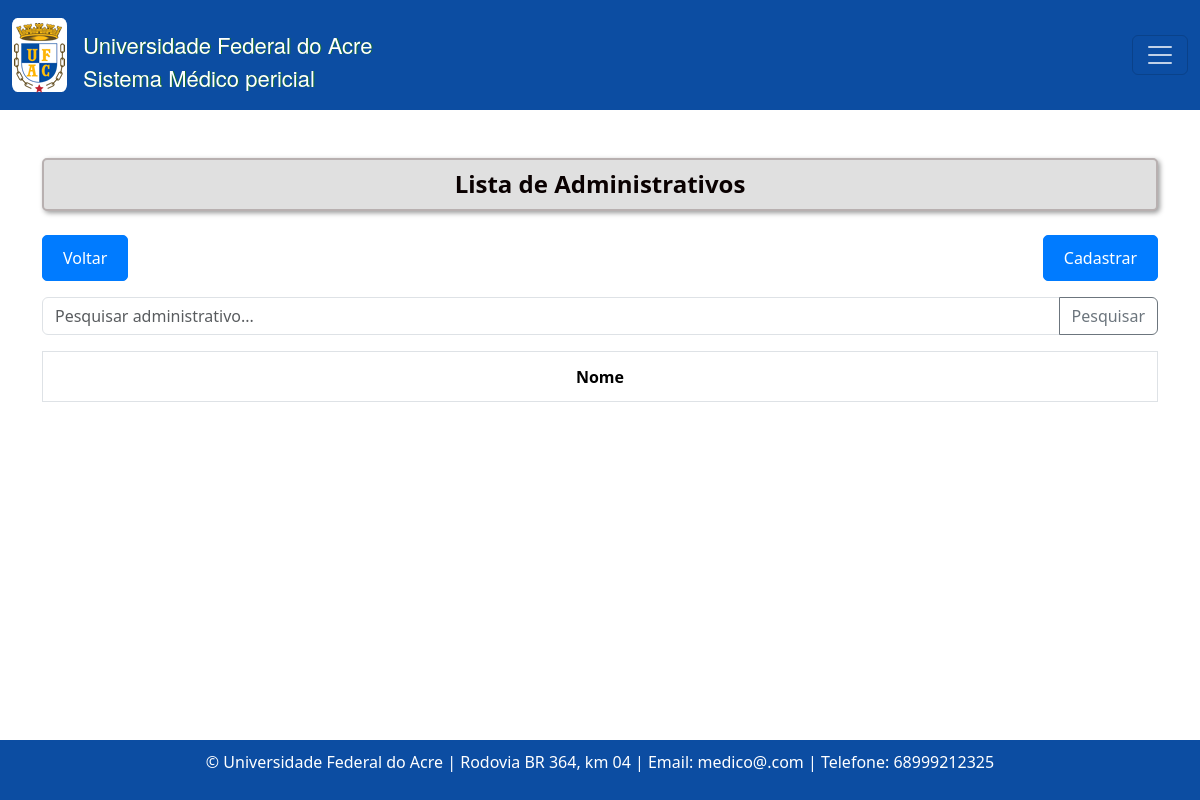
Before: /administrativo/ (signed in) with the older database file.
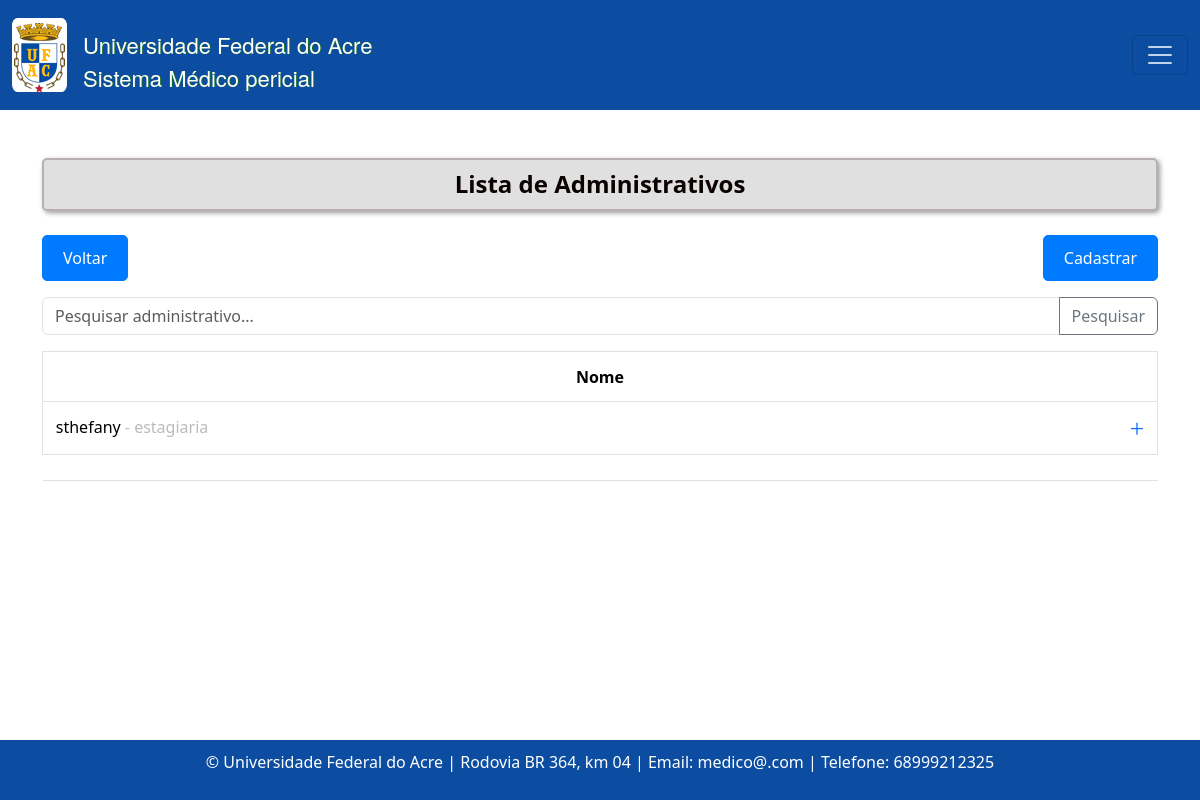
After: the same page with the newer database file.
### consulta/models.py (models this page shows, shortened)
class Administrativo(models.Model):
    usuario = models.OneToOneField(User, on_delete=models.SET_NULL, blank=True, null=True)
    nome = models.CharField(max_length=100, verbose_name='Nome Completo')
    data_nascimento = models.DateField(verbose_name='Data de nascimento', validators=[data_nasc_valida])
    email = models.EmailField()
    rg = models.CharField(max_length=20)
    cpf = models.CharField(max_length=14, validators=[validate_cpf, MinLengthValidator(11)])
    sexo = models.CharField(max_length=1, choices=[('M', 'Masculino'), ('F', 'Feminino')])
    cargo_funcao = models.CharField(max_length=50, default='')
    cep = models.CharField(max_length=9)
    cidade = models.CharField(max_length=50)
    bairro = models.CharField(max_length=50, default='')
    uf = models.CharField('UF', max_length=2, choices=UF_CHOICE, default='AC')
    numero = models.CharField(max_length=10)
    ddd_telefone = models.CharField('Telefone Celular', max_length=14, help_text='Com DDD.')
    complemento = models.CharField(max_length=100, blank=True, null=True, default='')
    lotacao_de_exercicio = models.CharField(max_length=50, default='')
    matricula_siape = models.CharField(max_length=20)
    class Meta:
        ordering = ['nome']
        verbose_name = 'Administrativo'
        verbose_name_plural = 'Administrativo'

### consulta/views.py (the view)
# urls.py: path('administrativo/', listar_administrativo, name= 'administrativoListagem'),
@login_required
def listar_administrativo(request):
    administrativo = Administrativo.objects.all()
    return render(request, 'consultas/listagem_administrativo.html', {'administrativo': administrativo})

### templates/consultas/listagem_administrativo.html (shortened to what this page needs)
{% extends 'base.html' %}
{% block content %}
  <h4 class="text-center mb-4 custom-title">Lista de Administrativos</h4>
  <div class="d-flex justify-content-between pb-3">
    <a class="btn btn-primary" href="{% url 'home' %}">Voltar</a>
    <a class="btn btn-primary" href="{% url 'administrativoCreate' %}">Cadastrar</a>
  </div>
  <div class="input-group mb-3">
    <input type="text" class="form-control" placeholder="Pesquisar administrativo..." id="searchInput">
    <button class="btn btn-outline-secondary" type="button" id="searchButton">Pesquisar</button>
  </div>
  <table class="table table-bordered table-sm" id="border-none">
    <thead>
      <tr>
        <th colspan="3" style="text-align: center;">Nome</th>
      </tr>
    </thead>
    <tbody>
      {% for administrativo in administrativo %}
        <tr data-bs-toggle="collapse" data-bs-target="#collapse{{ forloop.counter }}" aria-expanded="false" aria-controls="collapse{{ forloop.counter }}">
          <td class="administrativo-nome" colspan="3">
            {{ administrativo.nome }}
            <span style="color: #bbbbbb">- {{ administrativo.cargo_funcao }}</span>
          </td>
        </tr>
        <tr>
          <td colspan="3" style="border: transparent;">
          </td>
        </tr>
      {% endfor %}
    </tbody>
  </table>
{% endblock %}

Changed rows visible on the page:
added Administrativo: nome "sthefany", cargo_funcao "estagiaria"
